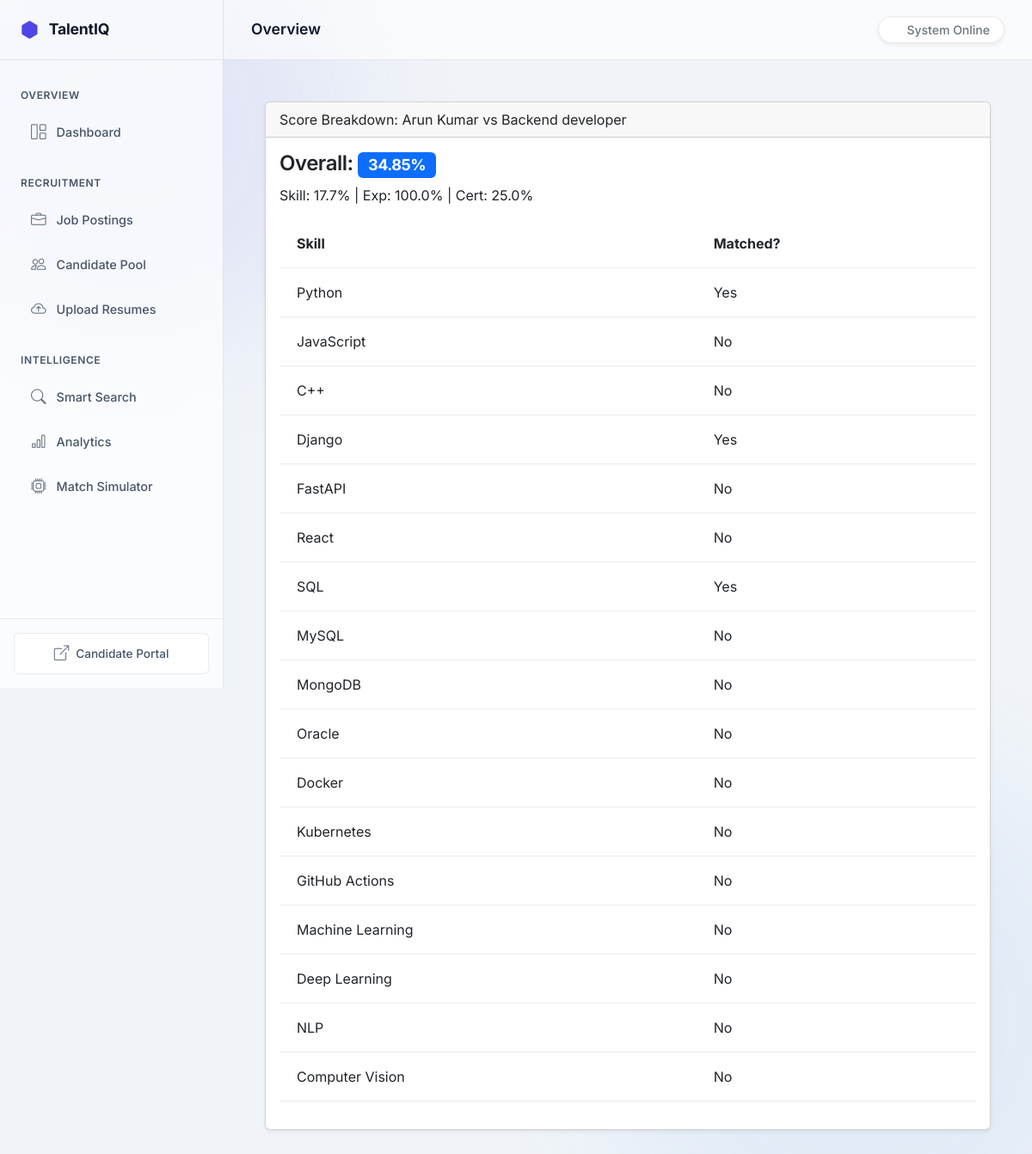
Page /hr/matching/8/explain/1/ on the committed database.
### candidates/models.py (models this page shows)
class Candidate(models.Model):
    name = models.CharField(max_length=200)
    email = models.EmailField(unique=True)
    phone = models.CharField(max_length=20)
    education = models.TextField()
    experience_years = models.FloatField(default=0)
    resume_score = models.FloatField(default=0)
    created_at = models.DateTimeField(auto_now_add=True)
    updated_at = models.DateTimeField(auto_now=True)

class Skill(models.Model):
    skill_name = models.CharField(max_length=100, unique=True)
    category = models.CharField(max_length=100)  # e.g. Programming, Cloud, Data, Framework

### jobs/models.py (models this page shows)
class Job(models.Model):
    title = models.CharField(max_length=200)
    description = models.TextField()
    min_experience = models.FloatField(default=0)
    candidates = models.ManyToManyField('candidates.Candidate', related_name='applied_jobs', blank=True)
    created_at = models.DateTimeField(auto_now_add=True)

### matching/models.py (models this page shows)
class CandidateJobMatch(models.Model):
    candidate = models.ForeignKey(Candidate, on_delete=models.CASCADE)
    job = models.ForeignKey(Job, on_delete=models.CASCADE)
    skill_score = models.FloatField(default=0)
    experience_score = models.FloatField(default=0)
    certification_score = models.FloatField(default=0)
    total_score = models.FloatField(default=0)
    match_percentage = models.FloatField(default=0)
    rank = models.IntegerField(default=0)
    calculated_at = models.DateTimeField(auto_now=True)
    class Meta:
        unique_together = ('candidate', 'job')

### matching/views.py (the view)
# urls.py: path('matching/<int:job_pk>/explain/<int:candidate_pk>/', ExplainMatchView.as_view(), name='explain'),
class ExplainMatchView(View):
    template_name = 'hr/matching/explain.html'
    def get(self, request, job_pk, candidate_pk):
        match = get_object_or_404(
            CandidateJobMatch,
            job_id=job_pk,
            candidate_id=candidate_pk
        )
        job       = match.job
        candidate = match.candidate
        job_skill_names  = set(js.skill.skill_name.lower()
                                for js in job.jobskill_set.select_related('skill').all())
        cand_skill_names = set(cs.skill.skill_name.lower()
                                for cs in candidate.candidateskill_set
                                             .select_related('skill').all())
        matched_skills = job_skill_names & cand_skill_names
        missing_skills = job_skill_names - cand_skill_names
        skill_breakdown = []
        for js in job.jobskill_set.select_related('skill').all():
            name = js.skill.skill_name.lower()
            skill_breakdown.append({
                'skill':    js.skill.skill_name,
                'weight':   js.weight,
                'matched':  name in cand_skill_names,
            })
        return render(request, self.template_name, {
            'match':           match,
            'job':             job,
            'candidate':       candidate,
            'matched_skills':  matched_skills,
            'missing_skills':  missing_skills,
            'skill_breakdown': skill_breakdown,
            'skill_bar':       min(match.skill_score, 100),
            'exp_bar':         min(match.experience_score, 100),
            'cert_bar':        min(match.certification_score, 100),
            'total_bar':       min(match.match_percentage, 100),
        })

### templates/hr/matching/explain.html
{% extends "hr/base.html" %}
{% block content %}
<div class="card shadow-sm mb-4"><div class="card-header">Score Breakdown: {{ candidate.name }} vs {{ job.title }}</div><div class="card-body">
  <h4>Overall: <span class="badge bg-primary">{{ match.match_percentage }}%</span></h4>
  <p>Skill: {{ match.skill_score|floatformat:1 }}% | Exp: {{ match.experience_score|floatformat:1 }}% | Cert: {{ match.certification_score|floatformat:1 }}%</p>
  <table class="table mt-3"><thead><tr><th>Skill</th><th>Matched?</th></tr></thead><tbody>{% for s in skill_breakdown %}<tr><td>{{ s.skill }}</td><td>{% if s.matched %}Yes{% else %}No{% endif %}</td></tr>{% endfor %}</tbody></table>
</div></div>
{% endblock %}

### templates/hr/base.html (style rules this page uses)
:root { --bg-main: #f0f4f8; --bg-surface: rgba(255, 255, 255, 0.7); --bg-elevated: rgba(255, 255, 255, 0.9); --border-color: rgba(0, 0, 0, 0.08); --color-primary: #4f46e5; --color-secondary: #3b82f6; --color-success: #10b981; --color-warning: #f59e0b; --color-danger: #ef4444; --text-primary: #0f172a; --text-secondary: #475569; --sidebar-width: 260px; --transition-base: all 0.25s cubic-bezier(0.4, 0, 0.2, 1); }
body { font-family: 'Inter', sans-serif; background-color: var(--bg-main); color: var(--text-primary); overflow-x: hidden; -webkit-font-smoothing: antialiased; position: relative; }
body::before, body::after { content: ""; position: fixed; border-radius: 50%; filter: blur(80px); z-index: -1; opacity: 0.5; }
body::before { top: -100px; left: -100px; width: 500px; height: 500px; background: rgba(99, 102, 241, 0.2); }
body::after { bottom: -100px; right: -100px; width: 600px; height: 600px; background: rgba(59, 130, 246, 0.15); }
h1, h2, h3, h4, h5, h6 { font-weight: 600; letter-spacing: -0.02em; }
.table { color: var(--text-primary); vertical-align: middle; }
.table > :not(caption) > * > * { padding: 1rem 1.25rem; background-color: transparent; border-bottom-color: var(--border-color); }

### rows in the picture
Candidate: name "Arun Kumar"
Job: title "Backend developer"
CandidateJobMatch: match_percentage "34.85", skill_score "17.7", experience_score "100.0", certification_score "25.0"
Skill: skill "Python"
Skill: skill "JavaScript"
Skill: skill "C++"
Skill: skill "Django"
Skill: skill "FastAPI"
Skill: skill "React"
Skill: skill "SQL"
Skill: skill "MySQL"
Skill: skill "MongoDB"
Skill: skill "Oracle"
Skill: skill "Docker"
Skill: skill "Kubernetes"
Skill: skill "GitHub Actions"
Skill: skill "Machine Learning"
Skill: skill "Deep Learning"
Skill: skill "NLP"
Skill: skill "Computer Vision"
